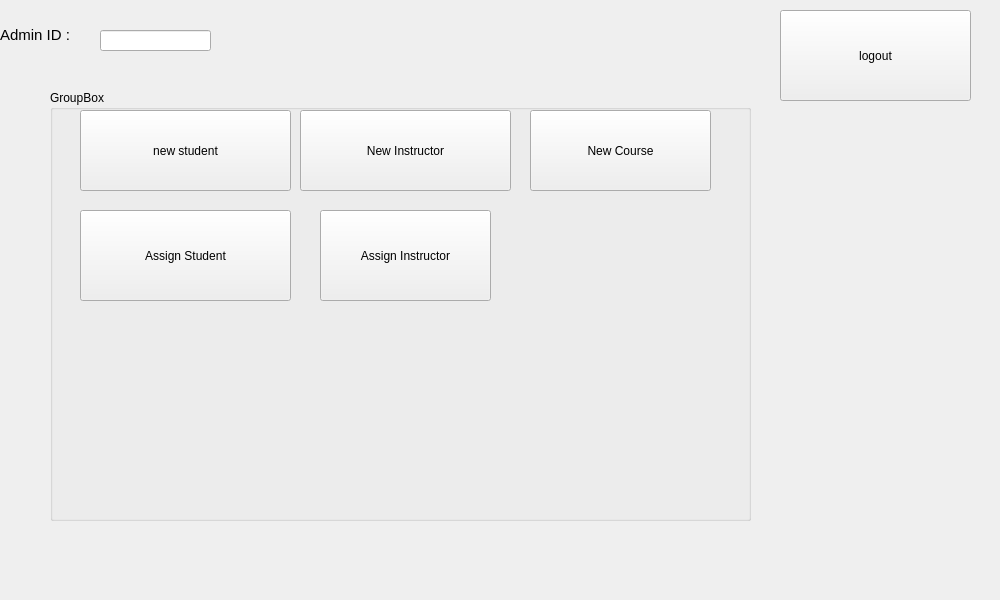
<?xml version="1.0" encoding="UTF-8"?>
<ui version="4.0">
 <class>admin</class>
 <widget class="QWidget" name="admin">
  <property name="geometry">
   <rect>
    <x>0</x>
    <y>0</y>
    <width>1000</width>
    <height>600</height>
   </rect>
  </property>
  <property name="windowTitle">
   <string>Form</string>
  </property>
  <widget class="QStackedWidget" name="stackedWidget">
   <property name="geometry">
    <rect>
     <x>-20</x>
     <y>10</y>
     <width>991</width>
     <height>651</height>
    </rect>
   </property>
   <property name="currentIndex">
    <number>0</number>
   </property>
   <widget class="QWidget" name="page">
    <widget class="QPushButton" name="pushButton">
     <property name="geometry">
      <rect>
       <x>800</x>
       <y>0</y>
       <width>191</width>
       <height>91</height>
      </rect>
     </property>
     <property name="text">
      <string>logout</string>
     </property>
    </widget>
    <widget class="QLabel" name="label">
     <property name="geometry">
      <rect>
       <x>20</x>
       <y>0</y>
       <width>171</width>
       <height>51</height>
      </rect>
     </property>
     <property name="text">
      <string>&lt;!DOCTYPE HTML PUBLIC &quot;-//W3C//DTD HTML 4.0//EN&quot; &quot;http://www.w3.org/TR/REC-html40/strict.dtd&quot;&gt;
&lt;html&gt;&lt;head&gt;&lt;meta name=&quot;qrichtext&quot; content=&quot;1&quot; /&gt;&lt;style type=&quot;text/css&quot;&gt;
p, li { white-space: pre-wrap; }
&lt;/style&gt;&lt;/head&gt;&lt;body style=&quot; font-family:'MS Shell Dlg 2'; font-size:8pt; font-weight:400; font-style:normal;&quot;&gt;
&lt;p style=&quot; margin-top:0px; margin-bottom:0px; margin-left:0px; margin-right:0px; -qt-block-indent:0; text-indent:0px;&quot;&gt;&lt;span style=&quot; font-size:11pt;&quot;&gt;Admin ID :&lt;/span&gt;&lt;/p&gt;&lt;/body&gt;&lt;/html&gt;</string>
     </property>
    </widget>
    <widget class="QLineEdit" name="adminid">
     <property name="geometry">
      <rect>
       <x>120</x>
       <y>20</y>
       <width>111</width>
       <height>21</height>
      </rect>
     </property>
     <property name="acceptDrops">
      <bool>false</bool>
     </property>
     <property name="whatsThis">
      <string/>
     </property>
     <property name="readOnly">
      <bool>true</bool>
     </property>
    </widget>
    <widget class="QGroupBox" name="groupBox_2">
     <property name="geometry">
      <rect>
       <x>70</x>
       <y>80</y>
       <width>701</width>
       <height>431</height>
      </rect>
     </property>
     <property name="title">
      <string>GroupBox</string>
     </property>
     <widget class="QPushButton" name="pushButton_2">
      <property name="geometry">
       <rect>
        <x>30</x>
        <y>20</y>
        <width>211</width>
        <height>81</height>
       </rect>
      </property>
      <property name="text">
       <string>new student</string>
      </property>
     </widget>
     <widget class="QPushButton" name="pushButton_8">
      <property name="geometry">
       <rect>
        <x>250</x>
        <y>20</y>
        <width>211</width>
        <height>81</height>
       </rect>
      </property>
      <property name="text">
       <string>New Instructor</string>
      </property>
     </widget>
     <widget class="QPushButton" name="pushButton_11">
      <property name="geometry">
       <rect>
        <x>480</x>
        <y>20</y>
        <width>181</width>
        <height>81</height>
       </rect>
      </property>
      <property name="text">
       <string>New Course</string>
      </property>
     </widget>
     <widget class="QPushButton" name="pushButton_12">
      <property name="geometry">
       <rect>
        <x>30</x>
        <y>120</y>
        <width>211</width>
        <height>91</height>
       </rect>
      </property>
      <property name="text">
       <string>Assign Student</string>
      </property>
     </widget>
     <widget class="QPushButton" name="pushButton_15">
      <property name="geometry">
       <rect>
        <x>270</x>
        <y>120</y>
        <width>171</width>
        <height>91</height>
       </rect>
      </property>
      <property name="text">
       <string>Assign Instructor</string>
      </property>
     </widget>
    </widget>
   </widget>
   <widget class="QWidget" name="page_7">
    <widget class="QGroupBox" name="groupBox_4">
     <property name="geometry">
      <rect>
       <x>30</x>
       <y>10</y>
       <width>951</width>
       <height>541</height>
      </rect>
     </property>
     <property name="title">
      <string>Assign student </string>
     </property>
     <widget class="QLabel" name="label_15">
      <property name="geometry">
       <rect>
        <x>10</x>
        <y>30</y>
        <width>91</width>
        <height>21</height>
       </rect>
      </property>
      <property name="text">
       <string>Student Id : </string>
      </property>
     </widget>
     <widget class="QLabel" name="label_16">
      <property name="geometry">
       <rect>
        <x>0</x>
        <y>70</y>
        <width>91</width>
        <height>21</height>
       </rect>
      </property>
      <property name="text">
       <string>Course Id :</string>
      </property>
     </widget>
     <widget class="QLabel" name="label_17">
      <property name="geometry">
       <rect>
        <x>10</x>
        <y>190</y>
        <width>91</width>
        <height>21</height>
       </rect>
      </property>
      <property name="text">
       <string>Sec Id :</string>
      </property>
     </widget>
     <widget class="QLabel" name="label_18">
      <property name="geometry">
       <rect>
        <x>0</x>
        <y>150</y>
        <width>91</width>
        <height>21</height>
       </rect>
      </property>
      <property name="text">
       <string>Semester :</string>
      </property>
     </widget>
     <widget class="QLabel" name="label_19">
      <property name="geometry">
       <rect>
        <x>10</x>
        <y>110</y>
        <width>91</width>
        <height>21</height>
       </rect>
      </property>
      <property name="text">
       <string>Year :</string>
      </property>
     </widget>
     <widget class="QLabel" name="label_20">
      <property name="geometry">
       <rect>
        <x>10</x>
        <y>230</y>
        <width>91</width>
        <height>21</height>
       </rect>
      </property>
      <property name="text">
       <string>Grade :</string>
      </property>
     </widget>
     <widget class="QPushButton" name="pushButton_13">
      <property name="geometry">
       <rect>
        <x>30</x>
        <y>310</y>
        <width>93</width>
        <height>28</height>
       </rect>
      </property>
      <property name="text">
       <string>record</string>
      </property>
     </widget>
     <widget class="QPushButton" name="pushButton_14">
      <property name="geometry">
       <rect>
        <x>630</x>
        <y>40</y>
        <width>93</width>
        <height>28</height>
       </rect>
      </property>
      <property name="text">
       <string>back</string>
      </property>
     </widget>
     <widget class="QWidget" name="layoutWidget">
      <property name="geometry">
       <rect>
        <x>100</x>
        <y>20</y>
        <width>201</width>
        <height>251</height>
       </rect>
      </property>
      <layout class="QVBoxLayout" name="verticalLayout">
       <item>
        <widget class="QComboBox" name="a_sid"/>
       </item>
       <item>
        <widget class="QComboBox" name="a_cid"/>
       </item>
       <item>
        <widget class="QComboBox" name="a_year"/>
       </item>
       <item>
        <widget class="QComboBox" name="a_semester"/>
       </item>
       <item>
        <widget class="QComboBox" name="a_secid"/>
       </item>
       <item>
        <widget class="QComboBox" name="a_grade"/>
       </item>
      </layout>
     </widget>
    </widget>
   </widget>
   <widget class="QWidget" name="page_6">
    <widget class="QPushButton" name="rbutton">
     <property name="geometry">
      <rect>
       <x>620</x>
       <y>140</y>
       <width>131</width>
       <height>61</height>
      </rect>
     </property>
     <property name="text">
      <string>Record</string>
     </property>
    </widget>
    <widget class="QPushButton" name="back_button">
     <property name="geometry">
      <rect>
       <x>780</x>
       <y>140</y>
       <width>121</width>
       <height>61</height>
      </rect>
     </property>
     <property name="text">
      <string>Back</string>
     </property>
    </widget>
    <widget class="QGroupBox" name="groupBox_11">
     <property name="geometry">
      <rect>
       <x>50</x>
       <y>20</y>
       <width>541</width>
       <height>181</height>
      </rect>
     </property>
     <property name="title">
      <string>Course information</string>
     </property>
     <widget class="QLineEdit" name="c_credit">
      <property name="geometry">
       <rect>
        <x>360</x>
        <y>110</y>
        <width>141</width>
        <height>31</height>
       </rect>
      </property>
     </widget>
     <widget class="QLabel" name="label_2">
      <property name="geometry">
       <rect>
        <x>1</x>
        <y>51</y>
        <width>63</width>
        <height>22</height>
       </rect>
      </property>
      <property name="text">
       <string>Course id :</string>
      </property>
     </widget>
     <widget class="QLabel" name="label_14">
      <property name="geometry">
       <rect>
        <x>260</x>
        <y>50</y>
        <width>81</width>
        <height>31</height>
       </rect>
      </property>
      <property name="text">
       <string>Department</string>
      </property>
     </widget>
     <widget class="QLabel" name="label_21">
      <property name="geometry">
       <rect>
        <x>250</x>
        <y>110</y>
        <width>81</width>
        <height>31</height>
       </rect>
      </property>
      <property name="text">
       <string>Credits</string>
      </property>
     </widget>
     <widget class="QLabel" name="label_12">
      <property name="geometry">
       <rect>
        <x>1</x>
        <y>111</y>
        <width>34</width>
        <height>22</height>
       </rect>
      </property>
      <property name="text">
       <string>Title :</string>
      </property>
     </widget>
     <widget class="QLineEdit" name="c_tittle">
      <property name="geometry">
       <rect>
        <x>70</x>
        <y>110</y>
        <width>137</width>
        <height>22</height>
       </rect>
      </property>
     </widget>
     <widget class="QComboBox" name="c_dept">
      <property name="geometry">
       <rect>
        <x>360</x>
        <y>50</y>
        <width>151</width>
        <height>31</height>
       </rect>
      </property>
     </widget>
     <widget class="QWidget" name="layoutWidget">
      <property name="geometry">
       <rect>
        <x>70</x>
        <y>51</y>
        <width>139</width>
        <height>53</height>
       </rect>
      </property>
      <layout class="QVBoxLayout" name="verticalLayout_5">
       <item>
        <widget class="QLineEdit" name="c_id"/>
       </item>
       <item>
        <spacer name="verticalSpacer">
         <property name="orientation">
          <enum>Qt::Vertical</enum>
         </property>
         <property name="sizeHint" stdset="0">
          <size>
           <width>20</width>
           <height>40</height>
          </size>
         </property>
        </spacer>
       </item>
      </layout>
     </widget>
    </widget>
    <widget class="QGroupBox" name="groupBox_16">
     <property name="geometry">
      <rect>
       <x>50</x>
       <y>210</y>
       <width>521</width>
       <height>371</height>
      </rect>
     </property>
     <property name="title">
      <string>Schedules</string>
     </property>
     <widget class="QLineEdit" name="c_roomno_2">
      <property name="geometry">
       <rect>
        <x>100</x>
        <y>200</y>
        <width>161</width>
        <height>31</height>
       </rect>
      </property>
     </widget>
     <widget class="QLabel" name="label_69">
      <property name="geometry">
       <rect>
        <x>250</x>
        <y>30</y>
        <width>71</width>
        <height>41</height>
       </rect>
      </property>
      <property name="text">
       <string>Semester :</string>
      </property>
     </widget>
     <widget class="QLabel" name="label_70">
      <property name="geometry">
       <rect>
        <x>10</x>
        <y>50</y>
        <width>61</width>
        <height>21</height>
       </rect>
      </property>
      <property name="text">
       <string>Year :</string>
      </property>
     </widget>
     <widget class="QLabel" name="label_71">
      <property name="geometry">
       <rect>
        <x>10</x>
        <y>140</y>
        <width>81</width>
        <height>31</height>
       </rect>
      </property>
      <property name="text">
       <string>Building</string>
      </property>
     </widget>
     <widget class="QLabel" name="label_72">
      <property name="geometry">
       <rect>
        <x>20</x>
        <y>90</y>
        <width>61</width>
        <height>31</height>
       </rect>
      </property>
      <property name="text">
       <string>section id :</string>
      </property>
     </widget>
     <widget class="QLineEdit" name="c_building_2">
      <property name="geometry">
       <rect>
        <x>100</x>
        <y>150</y>
        <width>111</width>
        <height>21</height>
       </rect>
      </property>
     </widget>
     <widget class="QLabel" name="label_73">
      <property name="geometry">
       <rect>
        <x>10</x>
        <y>200</y>
        <width>81</width>
        <height>31</height>
       </rect>
      </property>
      <property name="text">
       <string>Room no :</string>
      </property>
     </widget>
     <widget class="QLineEdit" name="s_year_2">
      <property name="geometry">
       <rect>
        <x>60</x>
        <y>50</y>
        <width>113</width>
        <height>22</height>
       </rect>
      </property>
     </widget>
     <widget class="QLabel" name="label_88">
      <property name="geometry">
       <rect>
        <x>250</x>
        <y>80</y>
        <width>81</width>
        <height>41</height>
       </rect>
      </property>
      <property name="text">
       <string>Time slot</string>
      </property>
     </widget>
     <widget class="QLineEdit" name="sec_id">
      <property name="geometry">
       <rect>
        <x>100</x>
        <y>100</y>
        <width>113</width>
        <height>22</height>
       </rect>
      </property>
     </widget>
     <widget class="QComboBox" name="s_semester_2">
      <property name="geometry">
       <rect>
        <x>350</x>
        <y>40</y>
        <width>151</width>
        <height>22</height>
       </rect>
      </property>
     </widget>
     <widget class="QComboBox" name="s_timeslotid">
      <property name="geometry">
       <rect>
        <x>350</x>
        <y>90</y>
        <width>151</width>
        <height>22</height>
       </rect>
      </property>
     </widget>
    </widget>
   </widget>
   <widget class="QWidget" name="page_2">
    <widget class="QStackedWidget" name="stackedWidget_2">
     <property name="geometry">
      <rect>
       <x>30</x>
       <y>10</y>
       <width>0</width>
       <height>0</height>
      </rect>
     </property>
     <widget class="QWidget" name="page_3">
      <widget class="QLabel" name="label_3">
       <property name="geometry">
        <rect>
         <x>800</x>
         <y>210</y>
         <width>181</width>
         <height>151</height>
        </rect>
       </property>
       <property name="text">
        <string>admin</string>
       </property>
      </widget>
      <widget class="QPushButton" name="pushButton_4">
       <property name="geometry">
        <rect>
         <x>790</x>
         <y>30</y>
         <width>191</width>
         <height>91</height>
        </rect>
       </property>
       <property name="text">
        <string>logout</string>
       </property>
      </widget>
      <widget class="QPushButton" name="pushButton_5">
       <property name="geometry">
        <rect>
         <x>220</x>
         <y>80</y>
         <width>251</width>
         <height>91</height>
        </rect>
       </property>
       <property name="text">
        <string>new student</string>
       </property>
      </widget>
     </widget>
     <widget class="QWidget" name="page_4">
      <widget class="QPushButton" name="pushButton_6">
       <property name="geometry">
        <rect>
         <x>660</x>
         <y>50</y>
         <width>93</width>
         <height>28</height>
        </rect>
       </property>
       <property name="text">
        <string>back</string>
       </property>
      </widget>
      <widget class="QWidget" name="layoutWidget">
       <property name="geometry">
        <rect>
         <x>50</x>
         <y>150</y>
         <width>192</width>
         <height>24</height>
        </rect>
       </property>
       <layout class="QHBoxLayout" name="horizontalLayout_2">
        <item>
         <widget class="QLabel" name="label_7">
          <property name="text">
           <string>NAME =</string>
          </property>
         </widget>
        </item>
        <item>
         <widget class="QLineEdit" name="lineEdit_2"/>
        </item>
       </layout>
      </widget>
      <widget class="QWidget" name="layoutWidget">
       <property name="geometry">
        <rect>
         <x>40</x>
         <y>210</y>
         <width>223</width>
         <height>24</height>
        </rect>
       </property>
       <layout class="QHBoxLayout" name="horizontalLayout_3">
        <item>
         <widget class="QLabel" name="label_8">
          <property name="text">
           <string>dept_name =</string>
          </property>
         </widget>
        </item>
        <item>
         <widget class="QLineEdit" name="lineEdit_3"/>
        </item>
       </layout>
      </widget>
      <widget class="QWidget" name="layoutWidget">
       <property name="geometry">
        <rect>
         <x>100</x>
         <y>310</y>
         <width>206</width>
         <height>24</height>
        </rect>
       </property>
       <layout class="QHBoxLayout" name="horizontalLayout_4">
        <item>
         <widget class="QLabel" name="label_9">
          <property name="text">
           <string>tot_cred =</string>
          </property>
         </widget>
        </item>
        <item>
         <widget class="QLineEdit" name="lineEdit_4"/>
        </item>
       </layout>
      </widget>
      <widget class="QWidget" name="layoutWidget">
       <property name="geometry">
        <rect>
         <x>60</x>
         <y>80</y>
         <width>171</width>
         <height>24</height>
        </rect>
       </property>
       <layout class="QHBoxLayout" name="horizontalLayout">
        <item>
         <widget class="QLabel" name="label_6">
          <property name="text">
           <string>ID =</string>
          </property>
         </widget>
        </item>
        <item>
         <widget class="QLineEdit" name="lineEdit"/>
        </item>
       </layout>
      </widget>
     </widget>
    </widget>
    <widget class="QGroupBox" name="groupBox">
     <property name="geometry">
      <rect>
       <x>40</x>
       <y>30</y>
       <width>941</width>
       <height>531</height>
      </rect>
     </property>
     <property name="font">
      <font>
       <pointsize>9</pointsize>
      </font>
     </property>
     <property name="title">
      <string>Record Student</string>
     </property>
     <widget class="QWidget" name="layoutWidget">
      <property name="geometry">
       <rect>
        <x>30</x>
        <y>120</y>
        <width>279</width>
        <height>81</height>
       </rect>
      </property>
      <layout class="QHBoxLayout" name="horizontalLayout_5">
       <item>
        <widget class="QLabel" name="label_5">
         <property name="text">
          <string>cgpa :</string>
         </property>
        </widget>
       </item>
       <item>
        <widget class="QLineEdit" name="std_cgpa"/>
       </item>
      </layout>
     </widget>
     <widget class="QWidget" name="layoutWidget">
      <property name="geometry">
       <rect>
        <x>30</x>
        <y>32</y>
        <width>285</width>
        <height>81</height>
       </rect>
      </property>
      <layout class="QHBoxLayout" name="horizontalLayout_6">
       <item>
        <widget class="QLabel" name="label_4">
         <property name="text">
          <string>NAME :</string>
         </property>
        </widget>
       </item>
       <item>
        <widget class="QLineEdit" name="std_name"/>
       </item>
      </layout>
     </widget>
     <widget class="QComboBox" name="departments">
      <property name="geometry">
       <rect>
        <x>110</x>
        <y>230</y>
        <width>151</width>
        <height>31</height>
       </rect>
      </property>
     </widget>
     <widget class="QPushButton" name="pushButton_7">
      <property name="geometry">
       <rect>
        <x>20</x>
        <y>280</y>
        <width>141</width>
        <height>71</height>
       </rect>
      </property>
      <property name="text">
       <string>record</string>
      </property>
     </widget>
     <widget class="QLabel" name="depart">
      <property name="geometry">
       <rect>
        <x>10</x>
        <y>210</y>
        <width>121</width>
        <height>61</height>
       </rect>
      </property>
      <property name="text">
       <string>Department :</string>
      </property>
     </widget>
     <widget class="QPushButton" name="pushButton_3">
      <property name="geometry">
       <rect>
        <x>450</x>
        <y>20</y>
        <width>93</width>
        <height>28</height>
       </rect>
      </property>
      <property name="text">
       <string>back</string>
      </property>
     </widget>
    </widget>
   </widget>
   <widget class="QWidget" name="page_5">
    <widget class="QGroupBox" name="groupBox_3">
     <property name="geometry">
      <rect>
       <x>50</x>
       <y>20</y>
       <width>951</width>
       <height>511</height>
      </rect>
     </property>
     <property name="font">
      <font>
       <pointsize>9</pointsize>
      </font>
     </property>
     <property name="title">
      <string>Record INSTRUCTOR</string>
     </property>
     <widget class="QWidget" name="layoutWidget_2">
      <property name="geometry">
       <rect>
        <x>30</x>
        <y>120</y>
        <width>279</width>
        <height>81</height>
       </rect>
      </property>
      <layout class="QHBoxLayout" name="horizontalLayout_7">
       <item>
        <widget class="QLabel" name="label_10">
         <property name="text">
          <string>salary :</string>
         </property>
        </widget>
       </item>
       <item>
        <widget class="QLineEdit" name="ins_salary"/>
       </item>
      </layout>
     </widget>
     <widget class="QWidget" name="layoutWidget_3">
      <property name="geometry">
       <rect>
        <x>30</x>
        <y>32</y>
        <width>285</width>
        <height>81</height>
       </rect>
      </property>
      <layout class="QHBoxLayout" name="horizontalLayout_8">
       <item>
        <widget class="QLabel" name="label_11">
         <property name="text">
          <string>NAME :</string>
         </property>
        </widget>
       </item>
       <item>
        <widget class="QLineEdit" name="ins_name"/>
       </item>
      </layout>
     </widget>
     <widget class="QComboBox" name="departments_2">
      <property name="geometry">
       <rect>
        <x>110</x>
        <y>230</y>
        <width>151</width>
        <height>31</height>
       </rect>
      </property>
     </widget>
     <widget class="QPushButton" name="pushButton_9">
      <property name="geometry">
       <rect>
        <x>20</x>
        <y>280</y>
        <width>141</width>
        <height>71</height>
       </rect>
      </property>
      <property name="text">
       <string>record</string>
      </property>
     </widget>
     <widget class="QLabel" name="depart_2">
      <property name="geometry">
       <rect>
        <x>10</x>
        <y>210</y>
        <width>121</width>
        <height>61</height>
       </rect>
      </property>
      <property name="text">
       <string>Department :</string>
      </property>
     </widget>
     <widget class="QPushButton" name="pushButton_10">
      <property name="geometry">
       <rect>
        <x>770</x>
        <y>20</y>
        <width>121</width>
        <height>41</height>
       </rect>
      </property>
      <property name="text">
       <string>back</string>
      </property>
     </widget>
    </widget>
   </widget>
   <widget class="QWidget" name="page_8">
    <widget class="QGroupBox" name="groupBox_5">
     <property name="geometry">
      <rect>
       <x>20</x>
       <y>0</y>
       <width>991</width>
       <height>561</height>
      </rect>
     </property>
     <property name="title">
      <string>Assign course</string>
     </property>
     <widget class="QLabel" name="label_28">
      <property name="geometry">
       <rect>
        <x>10</x>
        <y>40</y>
        <width>91</width>
        <height>21</height>
       </rect>
      </property>
      <property name="text">
       <string>Course Id :</string>
      </property>
     </widget>
     <widget class="QLabel" name="label_29">
      <property name="geometry">
       <rect>
        <x>10</x>
        <y>190</y>
        <width>91</width>
        <height>21</height>
       </rect>
      </property>
      <property name="text">
       <string>Sec Id :</string>
      </property>
     </widget>
     <widget class="QLabel" name="label_30">
      <property name="geometry">
       <rect>
        <x>0</x>
        <y>130</y>
        <width>91</width>
        <height>21</height>
       </rect>
      </property>
      <property name="text">
       <string>Semester :</string>
      </property>
     </widget>
     <widget class="QLabel" name="label_31">
      <property name="geometry">
       <rect>
        <x>10</x>
        <y>80</y>
        <width>91</width>
        <height>21</height>
       </rect>
      </property>
      <property name="text">
       <string>Year :</string>
      </property>
     </widget>
     <widget class="QLabel" name="label_32">
      <property name="geometry">
       <rect>
        <x>10</x>
        <y>230</y>
        <width>91</width>
        <height>21</height>
       </rect>
      </property>
      <property name="text">
       <string>Grade :</string>
      </property>
     </widget>
     <widget class="QPushButton" name="pushButton_18">
      <property name="geometry">
       <rect>
        <x>30</x>
        <y>310</y>
        <width>93</width>
        <height>28</height>
       </rect>
      </property>
      <property name="text">
       <string>record</string>
      </property>
     </widget>
     <widget class="QPushButton" name="pushButton_19">
      <property name="geometry">
       <rect>
        <x>440</x>
        <y>40</y>
        <width>93</width>
        <height>28</height>
       </rect>
      </property>
      <property name="text">
       <string>back</string>
      </property>
     </widget>
     <widget class="QWidget" name="layoutWidget_5">
      <property name="geometry">
       <rect>
        <x>100</x>
        <y>20</y>
        <width>201</width>
        <height>251</height>
       </rect>
      </property>
      <layout class="QVBoxLayout" name="verticalLayout_3">
       <item>
        <widget class="QComboBox" name="a_cid_3"/>
       </item>
       <item>
        <widget class="QComboBox" name="a_year_3"/>
       </item>
       <item>
        <widget class="QComboBox" name="a_semester_3"/>
       </item>
       <item>
        <widget class="QComboBox" name="a_secid_3"/>
       </item>
       <item>
        <widget class="QComboBox" name="a_grade_3"/>
       </item>
      </layout>
     </widget>
    </widget>
   </widget>
   <widget class="QWidget" name="page_17">
    <widget class="QGroupBox" name="groupBox_12">
     <property name="geometry">
      <rect>
       <x>50</x>
       <y>10</y>
       <width>921</width>
       <height>561</height>
      </rect>
     </property>
     <property name="title">
      <string>Assign Instructor</string>
     </property>
     <widget class="QLabel" name="label_13">
      <property name="geometry">
       <rect>
        <x>20</x>
        <y>40</y>
        <width>121</width>
        <height>41</height>
       </rect>
      </property>
      <property name="text">
       <string>ID : </string>
      </property>
     </widget>
     <widget class="QComboBox" name="i_id">
      <property name="geometry">
       <rect>
        <x>110</x>
        <y>50</y>
        <width>191</width>
        <height>22</height>
       </rect>
      </property>
     </widget>
     <widget class="QLabel" name="label_22">
      <property name="geometry">
       <rect>
        <x>20</x>
        <y>90</y>
        <width>121</width>
        <height>41</height>
       </rect>
      </property>
      <property name="text">
       <string>Course ID :</string>
      </property>
     </widget>
     <widget class="QComboBox" name="ic_id">
      <property name="geometry">
       <rect>
        <x>110</x>
        <y>100</y>
        <width>191</width>
        <height>22</height>
       </rect>
      </property>
     </widget>
     <widget class="QLabel" name="label_55">
      <property name="geometry">
       <rect>
        <x>20</x>
        <y>140</y>
        <width>121</width>
        <height>41</height>
       </rect>
      </property>
      <property name="text">
       <string>Year :</string>
      </property>
     </widget>
     <widget class="QComboBox" name="i_year">
      <property name="geometry">
       <rect>
        <x>110</x>
        <y>150</y>
        <width>191</width>
        <height>22</height>
       </rect>
      </property>
     </widget>
     <widget class="QLabel" name="label_56">
      <property name="geometry">
       <rect>
        <x>10</x>
        <y>180</y>
        <width>121</width>
        <height>41</height>
       </rect>
      </property>
      <property name="text">
       <string>Semester :</string>
      </property>
     </widget>
     <widget class="QComboBox" name="i_semester">
      <property name="geometry">
       <rect>
        <x>110</x>
        <y>190</y>
        <width>191</width>
        <height>22</height>
       </rect>
      </property>
     </widget>
     <widget class="QLabel" name="label_57">
      <property name="geometry">
       <rect>
        <x>10</x>
        <y>220</y>
        <width>141</width>
        <height>41</height>
       </rect>
      </property>
      <property name="text">
       <string>Section ID :</string>
      </property>
     </widget>
     <widget class="QComboBox" name="i_sec">
      <property name="geometry">
       <rect>
        <x>110</x>
        <y>230</y>
        <width>191</width>
        <height>22</height>
       </rect>
      </property>
     </widget>
     <widget class="QPushButton" name="pushButton_35">
      <property name="geometry">
       <rect>
        <x>90</x>
        <y>330</y>
        <width>141</width>
        <height>51</height>
       </rect>
      </property>
      <property name="text">
       <string>Record</string>
      </property>
     </widget>
     <widget class="QPushButton" name="pushButton_36">
      <property name="geometry">
       <rect>
        <x>700</x>
        <y>30</y>
        <width>141</width>
        <height>51</height>
       </rect>
      </property>
      <property name="text">
       <string>back</string>
      </property>
     </widget>
     <widget class="QWidget" name="layoutWidget">
      <property name="geometry">
       <rect>
        <x>320</x>
        <y>50</y>
        <width>291</width>
        <height>24</height>
       </rect>
      </property>
      <layout class="QHBoxLayout" name="horizontalLayout_9">
       <item>
        <widget class="QLabel" name="label_58">
         <property name="font">
          <font>
           <pointsize>10</pointsize>
          </font>
         </property>
         <property name="text">
          <string>instructor name : </string>
         </property>
        </widget>
       </item>
       <item>
        <widget class="QLabel" name="i_name2">
         <property name="font">
          <font>
           <pointsize>10</pointsize>
          </font>
         </property>
         <property name="text">
          <string>aaa</string>
         </property>
        </widget>
       </item>
      </layout>
     </widget>
    </widget>
   </widget>
  </widget>
 </widget>
 <resources/>
 <connections/>
</ui>
